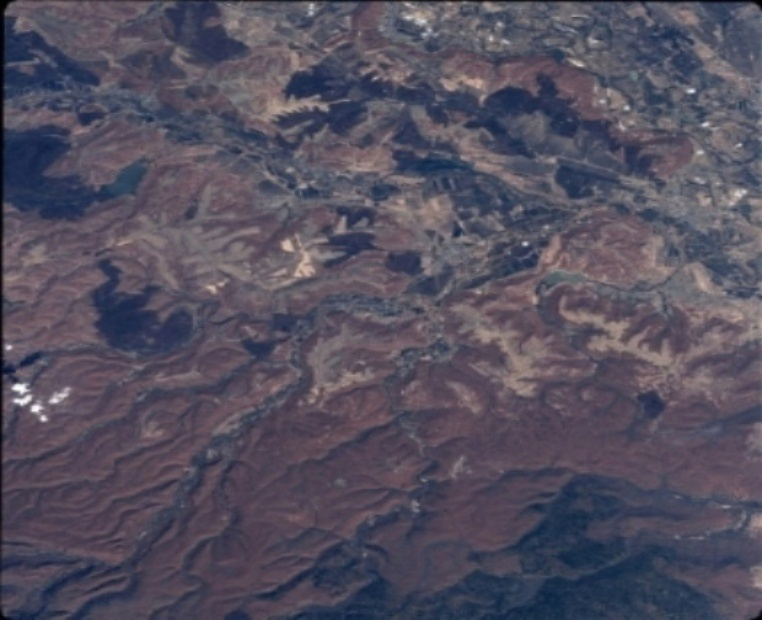
#> input picture sample_images/russia_org.jpg, 762 x 620 px
$ python noise.py
#> lines starting #> are read from the running program, lines starting #| are printed output that depends on the picture

# code to generate noisy images
import numpy as np
import cv2
from skimage.util import random_noise


def add_speckle_noise(img, mean=0, var=0.1):
    row, col, ch = img.shape
    gauss = np.random.randn(row, col, ch)
    gauss = gauss.reshape(row, col, ch)
    noisy = img + img * gauss * var + mean
    return noisy

img = cv2.imread('./sample_images/russia_org.jpg')
#> img is the input picture: shape (620, 762, 3); mean B, G, R 94.9, 79.5, 84.2

# Add speckle noise with mean=0 and variance=0.1\\

noisy_img = add_speckle_noise(img, mean=0, var=0.2)
#> in add_speckle_noise, `noisy = img + img * gauss * var + mean`:
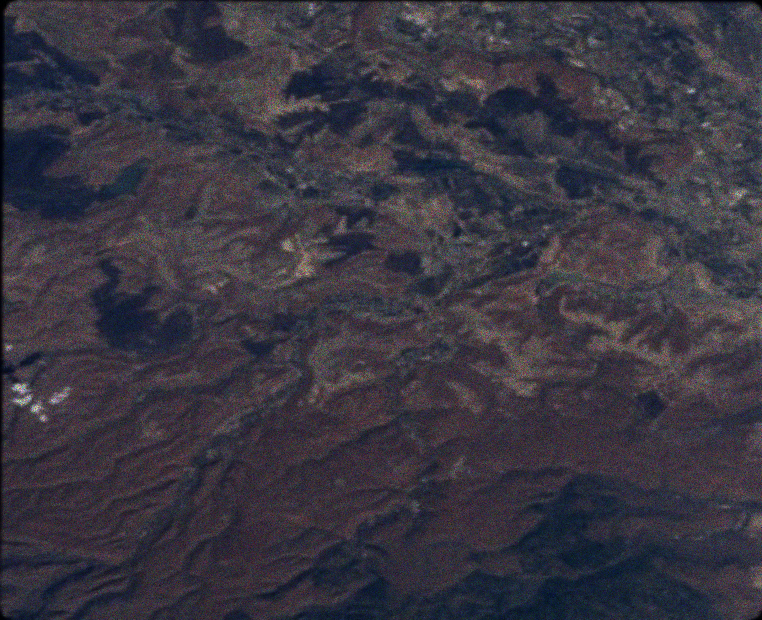
#> noisy: shape (620, 762, 3) float64; mean B, G, R 94.9, 79.5, 84.2; drawn with min black and max white

noise_img = random_noise(img, mode='s&p')
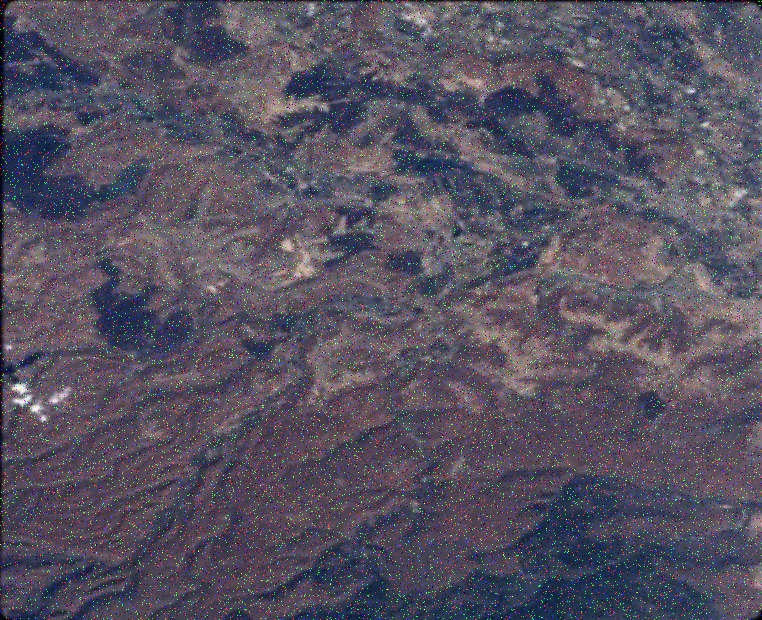
#> noise_img: shape (620, 762, 3) float64; mean B, G, R 0.379, 0.321, 0.339
noise_img = (255*noise_img).astype(np.uint8)


cv2.imwrite('./noisy_images/russia_s&p.jpg', noise_img)
